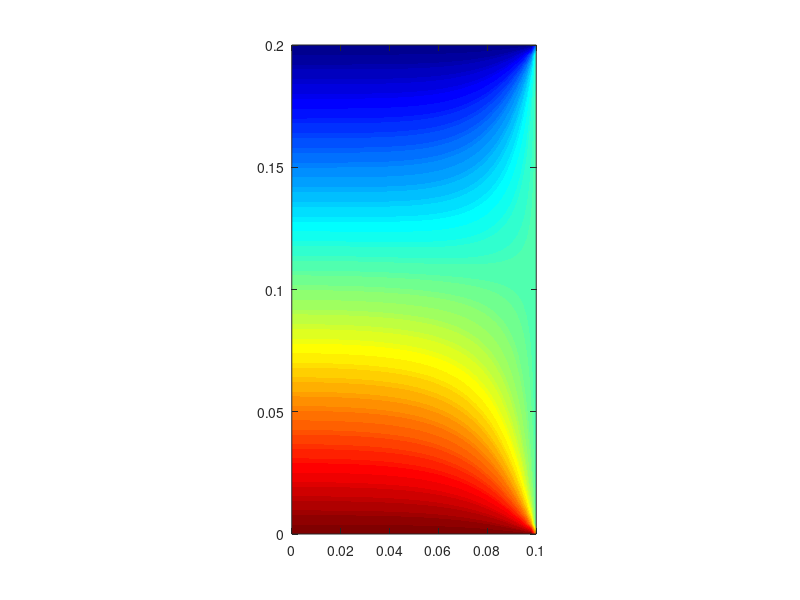
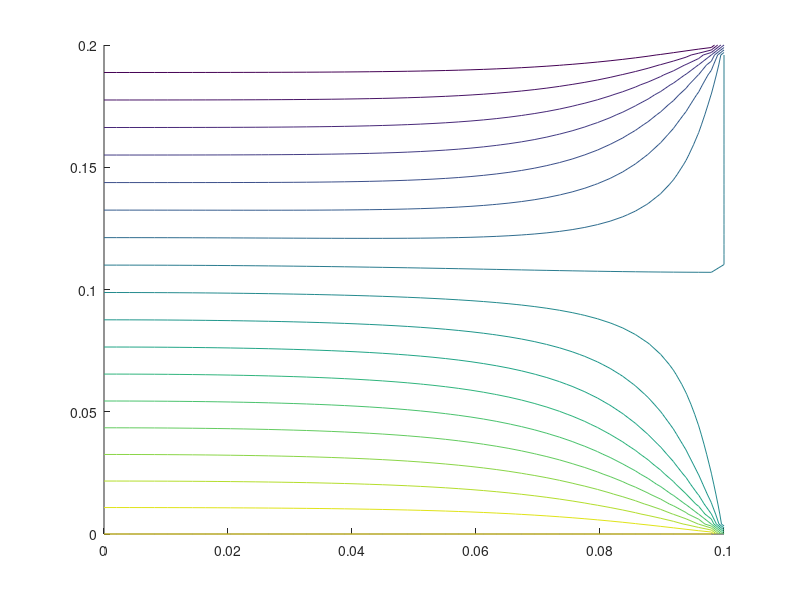

MATLAB code for these plots, in order: (Note: this script raises an error after producing the figures.)
clc
clear
nr = 50;
nc = 50;
n  = nr*nc; 
Lx = 0.1;   %meter
Ly = 0.2;   %meter

Tu = 20;
Tr = 100;
Td = 200;
T_All=[Tu Tr Td];
A = zeros(n);
B = zeros(n,1);

for i=1:n
    if i== 1
        A(i,i) = 1;
        B(i)   = Tu;
    elseif i== nr
        A(i,i) = 1;
        B(i)   = Td;
    elseif i== n
        A(i,i) = 1;
        B(i)   = mean([Tr Td]);
    elseif i== n-nr+1
        A(i,i) = 1;
        B(i)   = mean([Tu Tr]);
    elseif rem(i,nr)== 0
        A(i,i) = 1;
        B(i)   = Td;
    elseif i>n-nr+1 && i<n
        A(i,i) = 1;
        B(i)   = Tr;
    elseif rem(i,nr)== 1
        A(i,i) = 1;
        B(i)   = Tu;
    elseif i>1 && i<nr
        A(i,[i i+1 i-1 i+nr])=[4 -1 -1 -2];
    else
        A(i,[i i+1 i-1 i+nr i-nr])=[4 -1 -1 -1 -1];
    end
end
T = A\B;
T = reshape(T,nr,nc);
x=linspace(0,Lx,nc);
y=linspace(0,Ly,nr);
[X,Y]=meshgrid(x,y);
figure(1)
colormap jet
contourf(X,Y,T(end:-1:1,:),100,'linestyle','none')
axis equal

figure(2)
contour(X,Y,T(end:-1:1,:),min(T_All):10:max(T_All),'color',[0 0 0],'showtext','on')


